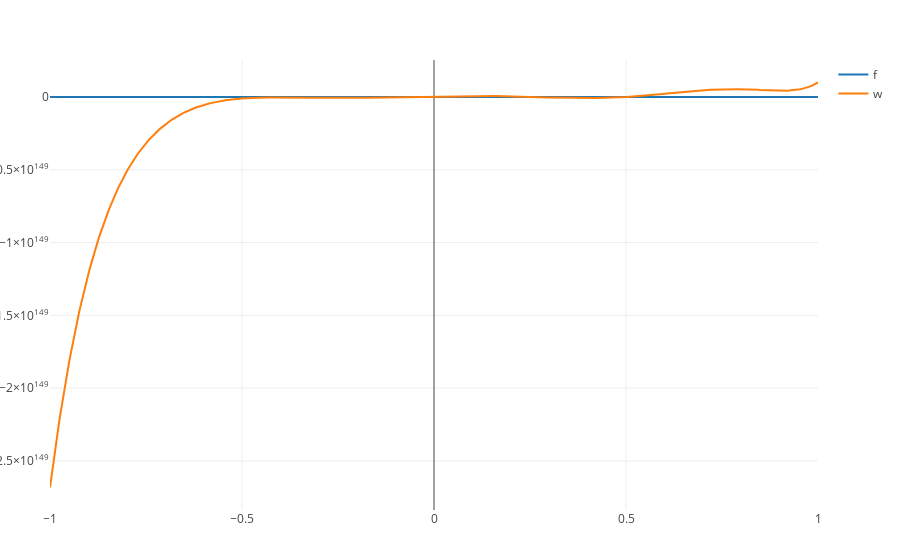

The notebook cell this image was saved under:
### Code cell
y2 = map(w, xs)
data2 = scatter( ; x = xs, y = y2, mode = "lines", name = "w")
plot([data1,data2])

### Figure 1 — Plotly figure (JSON) as saved in the notebook; plotly's stock layout.template omitted (floating-point values rounded to 4 significant figures; data arrays with more than 128 entries replaced by an {"elided": "..."} marker saying what was removed)
{"data": [{"y": {"elided": "1000 float values"}, "name": "f", "type": "scatter", "x": {"elided": "1000 float values"}, "mode": "lines"}, {"y": {"elided": "1000 float values"}, "name": "w", "type": "scatter", "x": {"elided": "1000 float values"}, "mode": "lines"}], "layout": {"margin": {"r": 50, "l": 50, "b": 50, "t": 60}}}
